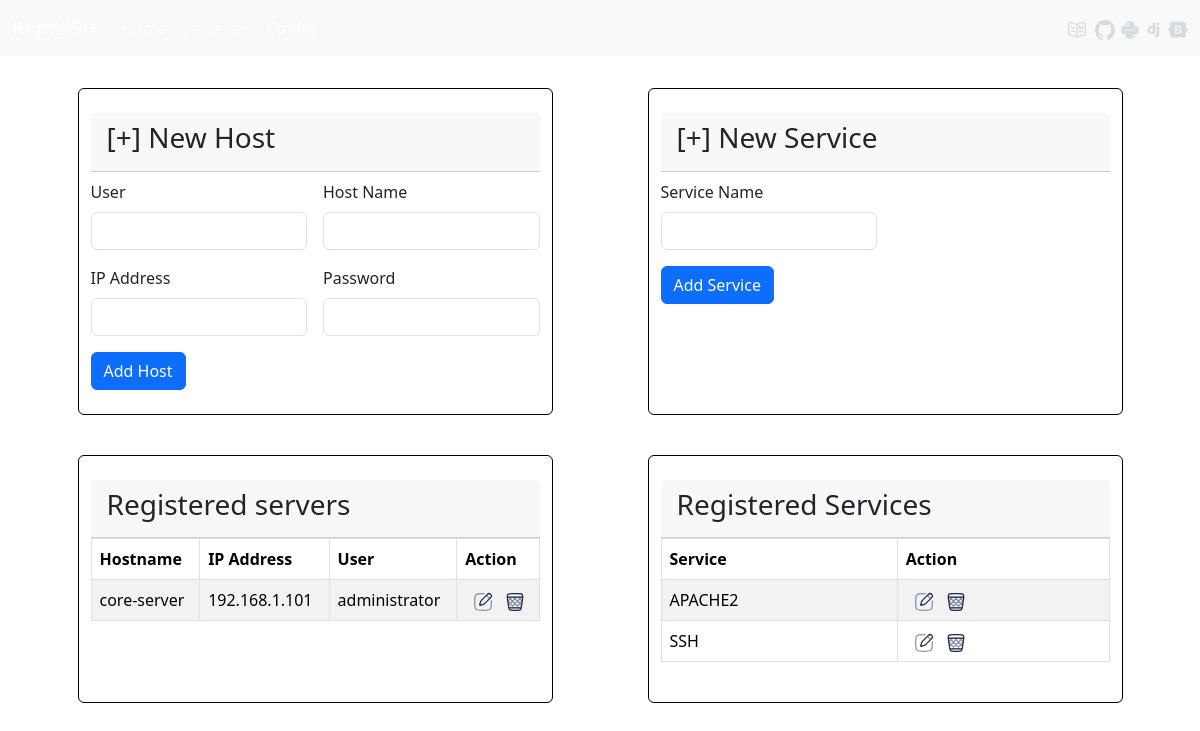
Before: /Config with the older database file.
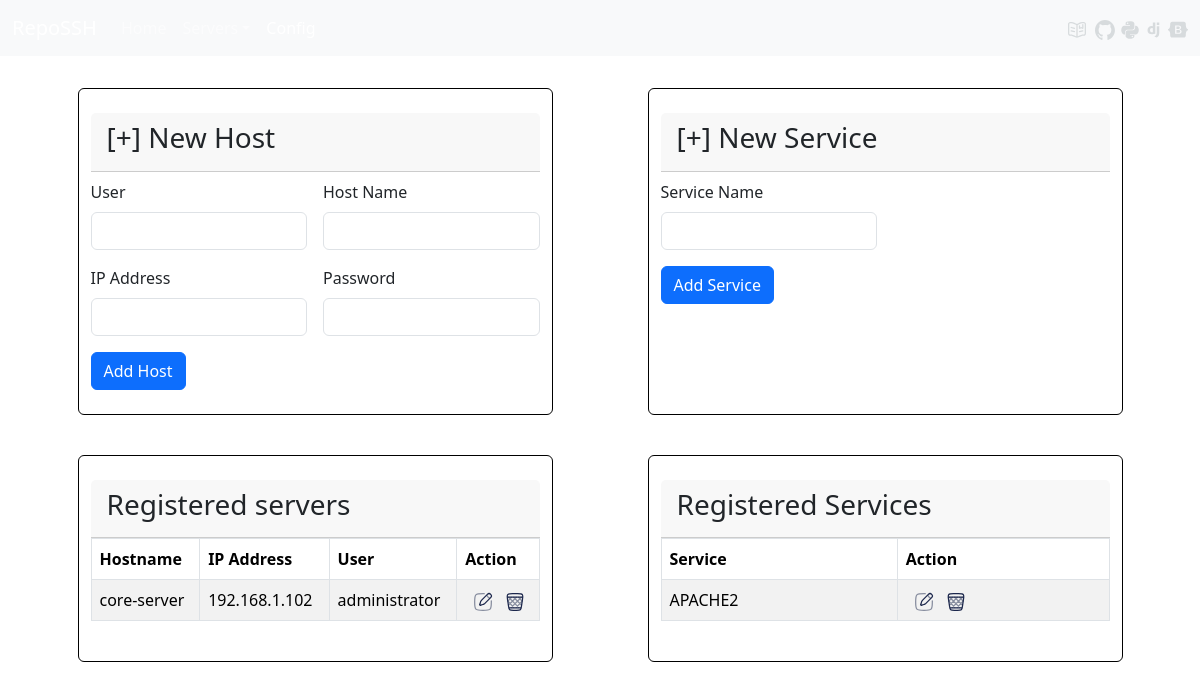
After: the same page with the newer database file.
### servers/models.py (models this page shows, shortened)
class Server(models.Model):
    user        = models.CharField(max_length=20)
    host_name   = models.CharField(max_length=20)
    ip          = models.CharField(max_length=15)
    password    = models.CharField(max_length=255)
    class Meta:
        ordering = ['id']

class Service(models.Model):
    name = models.CharField(max_length=20)
    class Meta:
        ordering = ['name']

### servers/views.py (the view)
# urls.py: path('Config', views.Config, name='config'),
def Config(request):
    title = "Config"
    Servers = Server.objects.all()
    formserver = ServerForm()
    Services = Service.objects.all()
    formservice = ServiceForm()
    FirtsService = Service.objects.first()
    context = {
    'title': title,
    'Servers': Servers,
    'formserver': formserver,
    'Services': Services,
    'formservice': formservice,
    'service': FirtsService.id,
    }
    if request.method == 'POST':
        formserver = ServerForm(request.POST)
        if formserver.is_valid():
            formserver.save()
            url = reverse('config')
            return HttpResponseRedirect(url)
        formservice = ServiceForm(request.POST)
        if formservice.is_valid():
            formservice.save()
            url = reverse('config')
            return HttpResponseRedirect(url)
    else:
        formserver = ServerForm()
        formservice = ServiceForm()
    return render(request, 'config/config.html', context)

### servers/models.py
class ServerForm(forms.ModelForm):
    class Meta:
        model = Server
        fields = ['user', 'host_name', 'ip', 'password']
        widgets = {
            'user': forms.TextInput(attrs={'class': 'form-control'}),
            'host_name': forms.TextInput(attrs={'class': 'form-control'}),
            'ip': forms.TextInput(attrs={'class': 'form-control'}),
            'password': forms.PasswordInput(attrs={'class': 'form-control'}),
        }

class ServiceForm(forms.ModelForm):
    class Meta:
        model = Service
        fields = ['name']
        widgets = {
            'name': forms.TextInput(attrs={'class': 'form-control'}),
        }

### templates/config/config.html (shortened to what this page needs)
{% extends 'core/base.html' %}
{% load static %}
{% block content %}
<div class="container py-4 px-0">
  <div class="container row m-0 p-0">
    <div class="col-md-5 my-2 mx-auto py-4 card border border-black">
    <div class="card-header">
      <h3>[+] New Host</h3>
    </div>
      <form class="row g-3 pt-2" method="POST">
        <div class="col-md-6">
          <label for="{{ formserver.user.id_for_label }}" class="form-label">User</label>
          {{ formserver.user }}
        </div>
        <div class="col-md-6">
          <label for="{{ formserver.host_name.id_for_label }}" class="form-label">Host Name</label>
          {{ formserver.host_name }}
        </div>
        <div class="col-md-6">
          <label for="{{ formserver.ip.id_for_label }}" class="form-label">IP Address</label>
          {{ formserver.ip }}
        </div>
        <div class="col-md-6">
          <label for="{{ formserver.password.id_for_label }}" class="form-label">Password</label>
          {{ formserver.password }}
        </div>
        <div class="col-12">
          <button class="save btn btn-primary" type="submit">Add Host</button>
        </div>
      </form>
    </div>
    <div class="col-md-5 my-2 mx-auto py-4 card border border-black">
      <div class="card-header">
        <h3>[+] New Service</h3>
      </div>
        <form class="row g-3 pt-2" method="POST">
          <div class="col-md-6">
            <label for="{{ formservice.name.id_for_label }}" class="form-label">Service Name</label>
            {{ formservice.name }}
          </div>
          <div class="col-12">
            <button class="save btn btn-primary" type="submit">Add Service</button>
          </div>
        </form>
      </div>
    </div>
  </div>
  <div class="container p-0">
    <div class="container row m-0 p-0">
    <div class="col-md-5 my-2 mx-auto py-4 card border border-black">
        <div class="card-header">
            <h3>Registered servers</h3>
          </div>
        <table class="table table-bordered table-striped">
            <thead>
              <tr>
                <th scope="col">Hostname</th>
                <th scope="col">IP Address</th>
                <th scope="col">User</th>
                <th scope="col">Action</th>
              </tr>
            </thead>
            <tbody>
              {% for server in Servers %}
                <tr>
                  <td>{{ server.host_name }}</td>
                  <td>{{ server.ip }}</td>
                  <td>{{ server.user }}</td>
                  <td>
                    <a class="text-muted" href="/EditServer/{{ server.id }}"><img src='{% static "assets/svg/edit.svg" %}' alt="" width="20" height="20" class="d-inline-block align-text-center mx-2"></a>
                    <a class="text-muted" href="/DeleteServer/{{ server.id }}"><img src='{% static "assets/svg/delete.svg" %}' alt="" width="20" height="20" class="d-inline-block align-text-centermx-2"></a>
                  </td>
                </tr>
              {% endfor %}
            </tbody>
          </table>
    </div>
    <div class="col-md-5 my-2 mx-auto py-4 card border border-black">
      <div class="card-header">
          <h3>Registered Services</h3>
        </div>
      <table class="table table-bordered table-striped">
          <thead>
            <tr>
              <th scope="col">Service</th>
              <th scope="col">Action</th>
            </tr>
          </thead>
          <tbody>
            {% for service in Services %}
              <tr>
                <td>{{ service.name }}</td>
                <td>
                  <a class="text-muted" href="/EditService/{{ service.id }}"><img src='{% static "assets/svg/edit.svg" %}' alt="" width="20" height="20" class="d-inline-block align-text-center mx-2"></a>
                  <a class="text-muted" href="/DeleteService/{{ service.id }}"><img src='{% static "assets/svg/delete.svg" %}' alt="" width="20" height="20" class="d-inline-block align-text-centermx-2"></a>
                </td>
              </tr>
            {% endfor %}
          </tbody>
        </table>
  </div>
    </div>
    </div>
{% endblock %}

### templates/core/base.html (shortened to what this page needs)
{% load static %}<!DOCTYPE html>
<html>
  <head>
    <title>{{ title }} | RepoSSH</title>{% load bootstrap5 %}
    {% bootstrap_css %}
  </head>
  <body class="d-flex flex-column min-vh-100">
    <header>
      <nav class="navbar navbar-expand-lg bg-body-tertiary bg-dark navbar-dark border-body">
        <div class="container-xxl">
          <div class="collapse navbar-collapse">
            <a class="navbar-brand" href="/">RepoSSH</a>
            <ul class="navbar-nav me-auto mb-2 mb-lg-0">
              <li class="nav-item">
                <a class="nav-link {% if title == 'Home' %}active{% endif %}" aria-current="page" href="/">Home</a>
              </li>
              <li class="nav-item dropdown">
                <a class="nav-link dropdown-toggle {% if title == 'Servers' %}active{% endif %}" href="/ServerInfo" id="navbarDropdown" data-bs-toggle="dropdown" aria-expanded="false">Servers</a>
              </li>
              <li class="nav-item">
                <a class="nav-link {% if title == 'Config' %}active{% endif %}" aria-current="page" href="/Config">Config</a>
              </li>
            </ul>
            <span class="navbar-text">
              <a class="text-muted" href="https://man7.org/linux/man-pages/man1/journalctl.1.html"><img src='{% static "assets/svg/journalctl.svg" %}' alt="" width="20" height="20" class="d-inline-block mx-1 align-text-center"></a>
              <a class="text-muted" href="https://github.com/YaafarDiaz"><img src='{% static "assets/svg/github.svg" %}' alt="" width="20" height="20" class="d-inline-block align-text-center"></a>
              <a class="text-muted" href="https://www.paramiko.org/"><img src='{% static "assets/svg/python-logo.svg" %}' alt="" width="20" height="20" class="d-inline-block align-text-center"></a>
              <a class="text-muted" href="https://www.djangoproject.com/"><img src='{% static "assets/svg/dj.svg" %}' alt="" width="20" height="20" class="d-inline-block align-text-center"></a>
              <a class="text-muted" href="https://getbootstrap.com"><img src='{% static "assets/svg/bootstrap.svg" %}' alt="" width="20" height="20" class="d-inline-block align-text-center"></a>
            </span>
          </div>
        </div>
      </nav>
    </header>{% block content %}{% endblock %}
  </body>
</html>

Changed rows visible on the page:
removed Service: name "SSH"
changed Server "core-server": ip "192.168.1.101" → "192.168.1.102"
